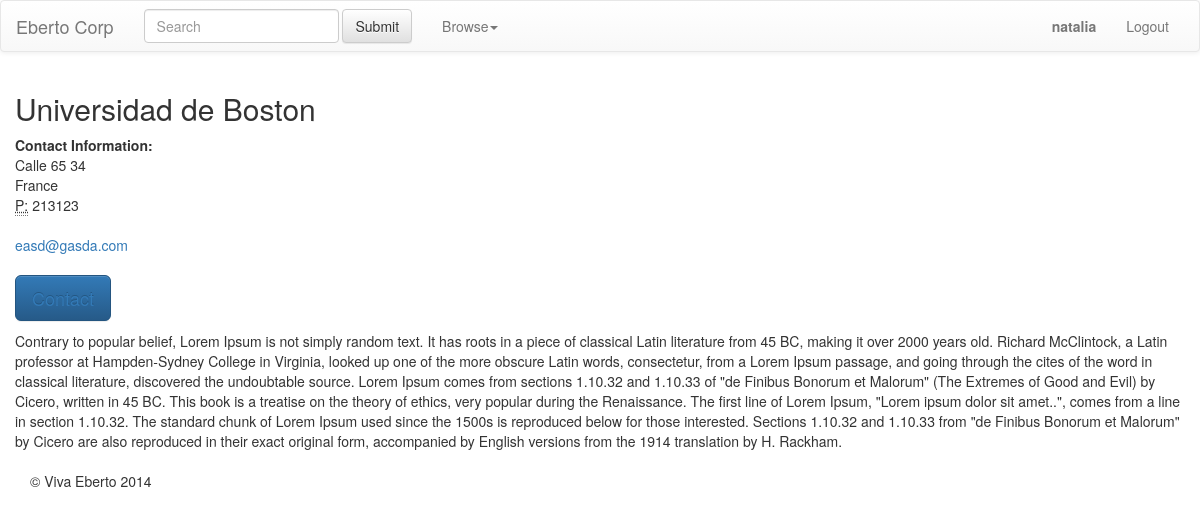
Screenshot of /institution/1/ (signed in) with the database file from the repository.
### accounts/models.py (models this page shows, shortened)
class UserProfile(models.Model):
    user = models.OneToOneField(User, related_name='profile')
    about_me = models.TextField(null=True, blank=True)
    gender = models.CharField(max_length=40, choices=GENDERS_TYPES, blank=True)
    birth = models.DateTimeField(blank=True, null=True)
    location = models.ManyToManyField(Location, related_name='homecountry')
    address = models.CharField(max_length=254, blank=True)
    zipcode = models.CharField(max_length=56, blank=True)
    phone = models.CharField(max_length=56, blank=True)
    countries_interested = models.ManyToManyField(Location, blank=True, related_name='countries interested')
    areas_interested = models.ManyToManyField(StudyArea, blank=True)
    levels_interested = models.ManyToManyField(StudyLevel, blank=True)
    languages_interested= models.ManyToManyField(LanguageCourse, blank=True)
    def account_verified(self):
		if self.user.is_authenticated:
			result = EmailAddress.objects.filter(email=self.user.email)
			if len(result):
				return result[0].verified
				return False

### institution/models.py (models this page shows, shortened)
class Institution(models.Model):
    client = models.ForeignKey(ClientProfile)
    name_institution = models.CharField(max_length=114, unique=True)
    docfile = models.FileField(upload_to='profiles/', blank=True, null=True)
    short_description = models.TextField(max_length=255, null=True)
    slug = models.SlugField(unique=True, max_length=255)
    location = models.ForeignKey(Location)
    address = models.CharField(max_length=254, blank=True, null=True)
    contact_email = models.EmailField(blank=True, null=True)
    contact_website = models.CharField(max_length=255, blank=True)
    phone = models.IntegerField(max_length=10, blank=True, null=True)
    content = models.TextField(max_length=2000, null=True)
    published = models.BooleanField(default=True)
    is_premium = models.BooleanField(default=False)
    is_featured = models.BooleanField(default=False)
    type_institution = models.CharField(max_length=40, choices=INSTITUTION_TYPES, null=True)
    level_study = models.ManyToManyField(StudyLevel, null=True)
    course_language = models.ManyToManyField(LanguageCourse, null=True)
    study_area = models.ManyToManyField(StudyArea, null=True)
    created = models.DateTimeField(auto_now_add=True)
    class Meta:
        ordering = ['-name_institution']
        """ def __unicode__(self):
        return '%s %s %s %s %s %s %s %s %s %s %s %s %s %s %s %s %s' % (self.client, self.name_institution, self.address, self.location, self.slug, self.contact_email,
        self.contact_website, self.short_description, self.content, self.published, self.is_premium,
        self.is_featured, self.created, self.type_institution, self.level_study, self.study_area, self.course_language)"""
    def __unicode__(self):
        return '%s' % self.name_institution
    def get_contact_email(self):
    	if self.contact_email:
    		return self.contact_email

### variables/models.py (models this page shows)
class Location(models.Model):
    country = models.CharField(max_length=100, unique=True)
    def __unicode__(self):
        return self.country

### institution/views.py (the view)
# urls.py: url(r'^(?P<slug>[\w\-]+)/$', views.DetailView.as_view(), name='country_detail'),
class DetailView(generic.DetailView):
    model = Institution
    template_name = 'institution/detail.html'

### templates/institution/detail.html (shortened to what this page needs)
{% extends 'base.html' %}
{% block content %}
<div class="span12">
<h2>{{ institution.name_institution }}</h2>
<address>
  <strong>Contact Information:</strong><br>
  {{ institution.address }}<br>
  {{ institution.location }}<br>
  <abbr title="Phone">P:</abbr> {{ institution.phone }}
</address>
<address>
<a href="mailto:{{ institution.get_contact_email }}">{{ institution.contact_email }}</a>
</address>
<p> <button type="button" class="btn btn-primary btn-lg"><a href="{% url 'contacts:enquiry_form' institution.id %}">Contact</a></button> </p>
<p>{{ institution.content }}</p>
</div>
{% endblock %}

### templates/base.html (shortened to what this page needs)
<!DOCTYPE html>
<html lang="en">
    <head>
        <link rel="stylesheet" href="/static/css/main.css">
        <link rel="stylesheet" href="//netdna.bootstrapcdn.com/bootstrap/3.1.1/css/bootstrap.min.css">
        <link rel="stylesheet" href="//netdna.bootstrapcdn.com/bootstrap/3.1.1/css/bootstrap-theme.min.css">
    </head>
    <body>
<nav class="navbar navbar-default" role="navigation">
  <div class="container-fluid">
    <div class="navbar-header">
      <a class="navbar-brand" href="#">Eberto Corp</a>
    </div>
    <div class="collapse navbar-collapse" id="bs-example-navbar-collapse-1">
      <form class="navbar-form navbar-left" role="search" action="/institution/results?q=" >
        <div class="form-group">
          <input type="text" class="form-control" name="q" id="id_q" placeholder="Search">
        </div>
        <button type="submit" class="btn btn-default">Submit</button>
      </form>
       <ul class="nav navbar-nav">
        <li class="dropdown">
          <a href="#" class="dropdown-toggle" data-toggle="dropdown">Browse<b class="caret"></b></a>
        </li>
      </ul>
      <ul class="nav navbar-nav navbar-right">
        {% if request.user.is_authenticated %}
        <li> <a href="{% url 'user_profile' slug=user.username %}"><b>{{ user.profile.user }} </b></a> </li>
        <li> <a href="/accounts/logout/" class="pull-right">Logout</a></li>
        {% else %}
        <li> <a href="/accounts/login/" class="pull-right">Login</a></li>
        <li> <a href="/accounts/signup/" class="pull-right">Sign Up</a></li>
        {% endif %}
      </ul>
    </div>
  </div>
</nav>
<div class="container">
            <div class="row">
                {% block content %}{% endblock %}
            </div>
            <footer>
                <p><p>&copy; Viva Eberto 2014</p></p>
            </footer>
  </div>
    </body>
</html>

### rows the page displays
Institution: name_institution "Universidad de Boston", address "Calle 65 34", location "France", phone "213123", contact_email "easd@gasda.com", content "Contrary to popular belief, Lorem Ipsum is not simply random text. It has roots in a piece of classical Latin literature from 45 BC, making it over 2000 years old. Richard McClintock, a Latin professor at Hampden-Sydney College in Virginia, looked up one of the more obscure Latin words, consectetur, from a Lorem Ipsum passage, and going through the cites of the word in classical literature, discovered the undoubtable source. Lorem Ipsum comes from sections 1.10.32 and 1.10.33 of \"de Finibus Bonorum et Malorum\" (The Extremes of Good and Evil) by Cicero, written in 45 BC. This book is a treatise on the theory of ethics, very popular during the Renaissance. The first line of Lorem Ipsum,…"

### other values shown
{{ user.profile.user }} "natalia"
